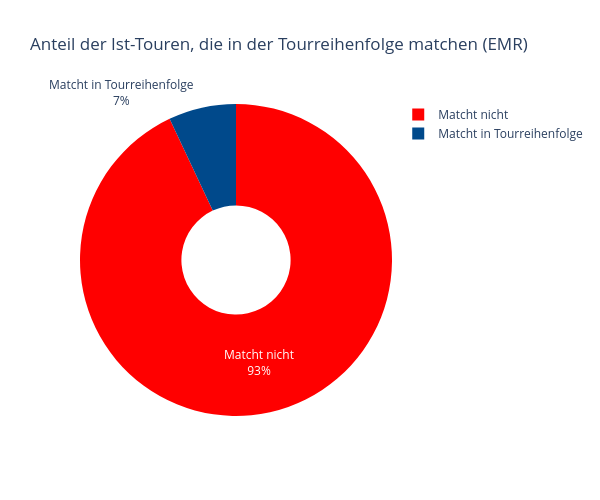

Here is the notebook cell this chart was saved with:
### Markdown cell above
### Plotten des Ergebnisses

### Code cell
# Alle Touren in ist
all_ist_tours = ist[ist['TOURNR'].notna()]['TOURNR'].dropna().astype(str).unique()

# Gematchte Touren aus deiner bestehenden Reihenfolge-Logik
matched_tours = pd.Series(matchingtournr).astype(str).unique()

# Zählen
matched_count = len(set(all_ist_tours).intersection(set(matched_tours)))
unmatched_count = len(set(all_ist_tours)) - matched_count

pie_df = pd.DataFrame({
    "Status": ["Matcht nicht", "Matcht in Tourreihenfolge"],
    "Anzahl": [unmatched_count, matched_count]
})

fig = px.pie(
    pie_df,
    names="Status",
    values="Anzahl",
    color="Status",
    color_discrete_map={
        "Matcht nicht": "#ff0000",
        "Matcht in Tourreihenfolge": "#00498b"
    },
    title="Anteil der Ist-Touren, die in der Tourreihenfolge matchen (EMR)",
    hole=0.35,
    width=600,
    height=500
)

fig.update_traces(
    textinfo="percent+label",
    sort=False
)

fig.show()

### Figure 1 — Plotly figure (JSON) as saved in the notebook; plotly's stock layout.template omitted (floating-point values rounded to 4 significant figures)
{"data": [{"customdata": [["Matcht nicht"], ["Matcht in Tourreihenfolge"]], "domain": {"x": [0, 1], "y": [0, 1]}, "hole": 0.35, "hovertemplate": "Status=%{customdata[0]}<br>Anzahl=%{value}<extra></extra>", "labels": ["Matcht nicht", "Matcht in Tourreihenfolge"], "legendgroup": "", "marker": {"colors": ["#ff0000", "#00498b"]}, "name": "", "showlegend": true, "sort": false, "textinfo": "percent+label", "type": "pie", "values": [186, 14]}], "layout": {"height": 500, "legend": {"tracegroupgap": 0}, "title": {"text": "Anteil der Ist-Touren, die in der Tourreihenfolge matchen (EMR)"}, "width": 600}}
